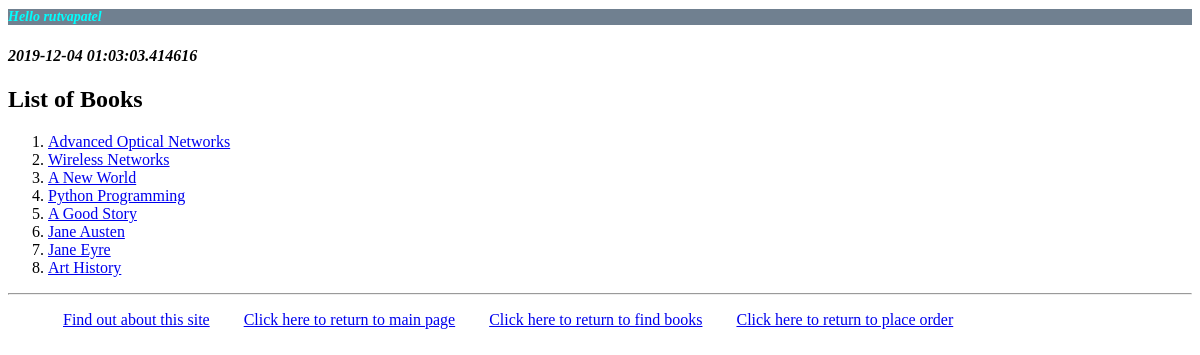
Screenshot of /myapp/ (signed in) with the database file from the repository.
### myapp/models.py (models this page shows, shortened)
class Book(models.Model):
    CATEGORY_CHOICES = [
        ('S', 'Scinece&Tech'),
        ('F', 'Fiction'),
        ('B', 'Biography'),
        ('T', 'Travel'),
        ('O', 'Other')
    ]
    title = models.CharField(max_length=200)
    category = models.CharField(max_length=1, choices=CATEGORY_CHOICES, default='F')
    num_pages = models.PositiveIntegerField(default=100)
    price = models.DecimalField(max_digits=10, decimal_places=2)
    publisher = models.ForeignKey(Publisher, related_name='books', on_delete=models.CASCADE)
    description = models.CharField(max_length=100, blank=True)
    num_reviews = models.PositiveIntegerField(default=0)

### myapp/views.py (the view)
# urls.py: path(r'', views.index, name='index'),
def index(request):
    if 'last_login' in request.session:
        last_login = request.session['last_login']
    else:
        last_login = "Your last login was more than one hour ago!!"
    username = request.user.username
    booklist = Book.objects.all().order_by('id')[:10]
    return render(request, 'myapp/index.html', {'booklist': booklist, 'username':username, 'last_login':last_login})

### myapp/templates/myapp/index.html
{% extends 'myapp/base.html' %}
{% block myhdg%}
    <h1>Hello {{ username }}</h1>
{% endblock %}
{% block body_block%}
    {% if booklist %}
        <h4><i>{{ last_login }}</i></h4>
        <h2>List of Books</h2>
        <ol>
            {% for book  in booklist %}
                <li> <a href="{% url 'myapp:detail' book_id=book.id %}">{{book.title}}</a> </li>
            {% endfor %}
        </ol>
    {% else %}
        <strong>There are no available books!</strong>
    {% endif %}
{% endblock %}

### myapp/static/myapp/style.css (style rules this page uses)
h1 { background-color: slategray; text-decoration-color: chocolate; font-size: 14px; color: aqua; font-style: italic; }

### rows the page displays
Book: title "Advanced Optical Networks"
Book: title "Wireless Networks"
Book: title "A New World"
Book: title "Python Programming"
Book: title "A Good Story"
Book: title "Jane Austen"
Book: title "Jane Eyre"
Book: title "Art History"

### other values shown
{{ username }} "rutvapatel"
{{ last_login }} "2019-12-04 01:03:03.414616"
